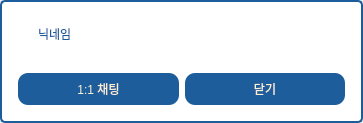
<?xml version="1.0" encoding="UTF-8"?>
<ui version="4.0">
 <class>profile_page</class>
 <widget class="QWidget" name="profile_page">
  <property name="geometry">
   <rect>
    <x>0</x>
    <y>0</y>
    <width>363</width>
    <height>123</height>
   </rect>
  </property>
  <property name="windowTitle">
   <string>Form</string>
  </property>
  <property name="styleSheet">
   <string notr="true">#widget_most_out {
	background-color: #FFFFFF;
	color: #FBEEAC;
	border-style: solid;
	border-width: 2px;
	border-color: #1D5D9B;
	border-radius: 5px;
}
#out_widget:hover{
	background-color: #E6FFFD;
}



QLabel{
	color: #1D5D9B;
	font: bold 16pt &quot;나눔고딕&quot;;
}


QPushButton{
	background-color:#1D5D9B;
	color: #FAF0D7;
	border-radius:10px;
	font: bold 12pt &quot;나눔고딕&quot;;
}

QPushButton:hover{
	background-color:#B0DAFF;

}

QPushButton:pressed{
	background-color:#9AC5F4;
}


</string>
  </property>
  <layout class="QVBoxLayout" name="verticalLayout_2">
   <property name="spacing">
    <number>0</number>
   </property>
   <property name="leftMargin">
    <number>0</number>
   </property>
   <property name="topMargin">
    <number>0</number>
   </property>
   <property name="rightMargin">
    <number>0</number>
   </property>
   <property name="bottomMargin">
    <number>0</number>
   </property>
   <item>
    <widget class="QWidget" name="widget_most_out" native="true">
     <layout class="QVBoxLayout" name="verticalLayout">
      <item>
       <widget class="QWidget" name="widget" native="true">
        <layout class="QHBoxLayout" name="horizontalLayout_2">
         <item>
          <spacer name="horizontalSpacer">
           <property name="orientation">
            <enum>Qt::Horizontal</enum>
           </property>
           <property name="sizeType">
            <enum>QSizePolicy::Fixed</enum>
           </property>
           <property name="sizeHint" stdset="0">
            <size>
             <width>20</width>
             <height>20</height>
            </size>
           </property>
          </spacer>
         </item>
         <item>
          <widget class="QLabel" name="nick_name_label">
           <property name="text">
            <string>닉네임</string>
           </property>
          </widget>
         </item>
        </layout>
       </widget>
      </item>
      <item>
       <widget class="QWidget" name="widget_2" native="true">
        <property name="minimumSize">
         <size>
          <width>0</width>
          <height>50</height>
         </size>
        </property>
        <property name="maximumSize">
         <size>
          <width>16777215</width>
          <height>50</height>
         </size>
        </property>
        <layout class="QHBoxLayout" name="horizontalLayout">
         <item>
          <widget class="QPushButton" name="btn_start_chat">
           <property name="sizePolicy">
            <sizepolicy hsizetype="Minimum" vsizetype="Expanding">
             <horstretch>0</horstretch>
             <verstretch>0</verstretch>
            </sizepolicy>
           </property>
           <property name="text">
            <string>1:1 채팅</string>
           </property>
          </widget>
         </item>
         <item>
          <widget class="QPushButton" name="close_btn">
           <property name="sizePolicy">
            <sizepolicy hsizetype="Minimum" vsizetype="Expanding">
             <horstretch>0</horstretch>
             <verstretch>0</verstretch>
            </sizepolicy>
           </property>
           <property name="text">
            <string>닫기</string>
           </property>
          </widget>
         </item>
        </layout>
       </widget>
      </item>
     </layout>
    </widget>
   </item>
  </layout>
 </widget>
 <resources/>
 <connections/>
</ui>
